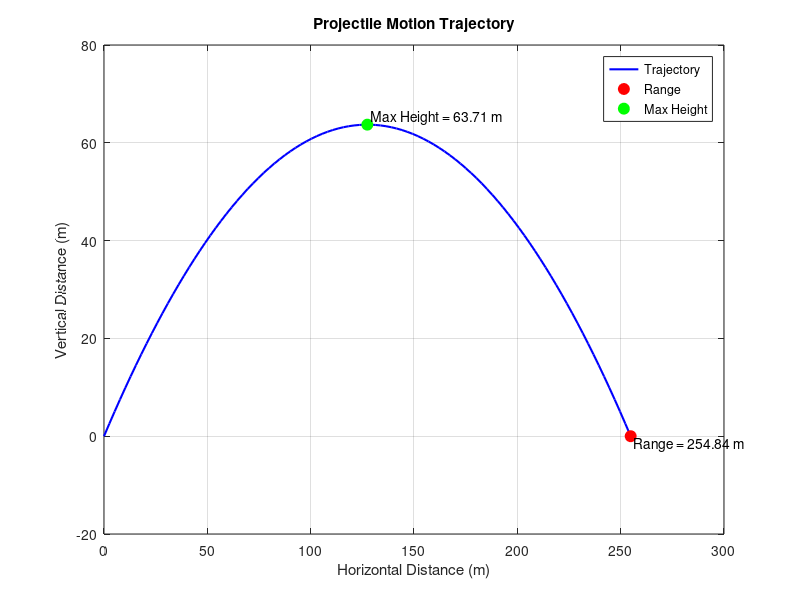

Write MATLAB code to recreate this figure.
% Projectile Motion Simulation
% Parameters
initial_velocity = 50; % initial velocity in m/s
launch_angle = 45;     % launch angle in degrees
g = 9.81;              % gravitational acceleration in m/s^2

% Convert launch angle to radians
launch_angle_rad = deg2rad(launch_angle);

% Initial velocity components
v_x = initial_velocity * cos(launch_angle_rad);
v_y = initial_velocity * sin(launch_angle_rad);

% Time of flight
time_of_flight = (2 * v_y) / g;

% Time vector
t = linspace(0, time_of_flight, 100);

% Calculate x and y positions
x = v_x * t;
y = v_y * t - 0.5 * g * t.^2;

% Range and maximum height
range = max(x);
max_height = (v_y^2) / (2 * g);

% Plot the trajectory
figure;
plot(x, y, 'b-', 'LineWidth', 1.5);
xlabel('Horizontal Distance (m)');
ylabel('Vertical Distance (m)');
title('Projectile Motion Trajectory');
grid on;
hold on;

% Mark the range and maximum height
plot(range, 0, 'ro', 'MarkerSize', 8, 'MarkerFaceColor', 'r');
plot(range/2, max_height, 'go', 'MarkerSize', 8, 'MarkerFaceColor', 'g');
legend('Trajectory', 'Range', 'Max Height');

% Display range and maximum height on plot
text(range, 0, sprintf(' Range = %.2f m', range), 'VerticalAlignment', 'top');
text(range/2, max_height, sprintf(' Max Height = %.2f m', max_height), 'VerticalAlignment', 'bottom');

hold off;